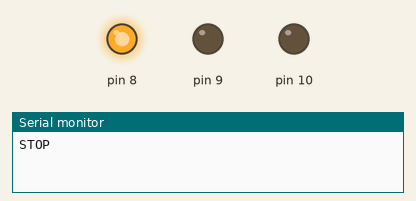
This sketch was run on a simulated Arduino Uno, built with avr-gcc and run on an emulated ATmega328P. On the bench: output pins drawn as LEDs (lit = HIGH), the last lines printed to the serial monitor.

Above: at 1.0 s.
At 2.5 s:
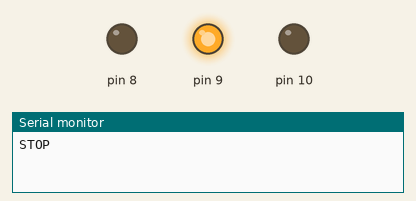
At 4.0 s:
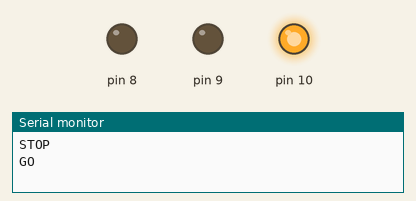
Timing chart, 0 to 7.8 s (numbered marks = the images above):
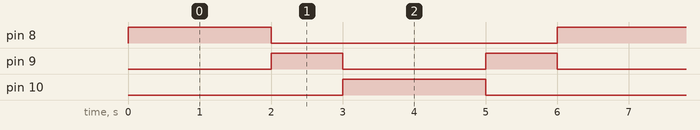

Measured:
- by itself, pin 8, pin 10: alternates HIGH for 2.0 s and LOW for 4.0 s
- by itself, pin 9: alternates HIGH for 1.0 s and LOW for 2.0 s
- by itself, everything shown: repeats every 6.0 s, in 5 steps

The sketch:

Ex_2_a.ino
```cpp
// time integer for 1s
int unit = 1000;

void setup() {
  Serial.begin(9600);
  //Pin outputs are chosen
  pinMode(8, OUTPUT);
  pinMode(9, OUTPUT);
  pinMode(10, OUTPUT);
}

void loop() {
   digitalWrite(8, HIGH);           //Turns on red light (RL)
   Serial.println("STOP");          //Writes STOP
   delay(2*unit);                   //Keeps RL on for 2s
   digitalWrite(8, LOW);            //RL turns off
   digitalWrite(9, HIGH);           //Turns on yellow light (YL)
   delay(unit);                     //Keeps YL on for 1s
   digitalWrite(9, LOW);            //YL turns off
   digitalWrite(10, HIGH);          //Turns on green light (GL)
   Serial.println("GO");            //Writes GO
   delay(2*unit);                   //Keeps GL on for 2s
   digitalWrite(10, LOW);           //GL turns off
   digitalWrite(9, HIGH);           //Turns on yellow light (YL)
   delay(unit);                     //Keeps YL on for 1s
   digitalWrite(9, LOW);            //YL turns off
}
```
